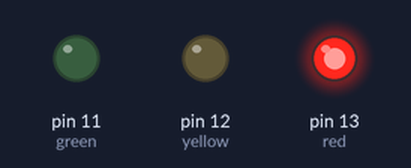
Simulated run of this sketch. Board: Arduino Uno, built with avr-gcc and run on an emulated ATmega328P. On the bench: output pins drawn as LEDs (lit = HIGH).

Above: at 0.5 s.
At 1.5 s:
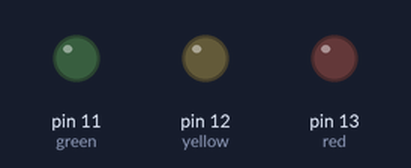
At 2.2 s:
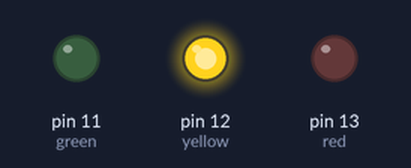
At 3.7 s:
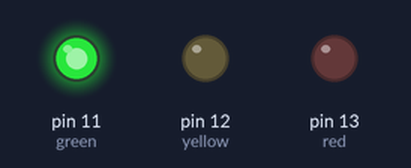
Timing chart, 0 to 6.2 s (numbered marks = the images above):
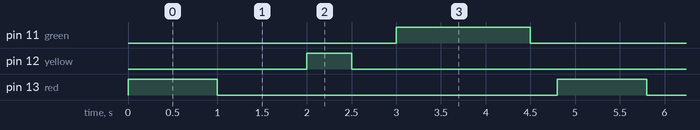

The sketch:

TraficLED.ino
```cpp
int red=13;
int yellow=12;
int green=11;
void setup() {
  pinMode(red,OUTPUT);
  pinMode(yellow,OUTPUT);
  pinMode(green,OUTPUT);
}

void loop() {
  digitalWrite(red,HIGH);
  delay(1000);
  digitalWrite(red,LOW);
  delay(1000);

  digitalWrite(yellow,HIGH);
  delay(500);
  digitalWrite(yellow,LOW);
  delay(500);

  digitalWrite(green,HIGH);
  delay(1500);
  digitalWrite(green,LOW);
  delay(300);
}
```

Measured:
- by itself, pin 11 (green): alternates HIGH for 1.5 s and LOW for 3.3 s
- by itself, pin 12 (yellow): alternates HIGH for 0.50 s and LOW for 4.3 s
- by itself, pin 13 (red): alternates HIGH for 1.0 s and LOW for 3.8 s
